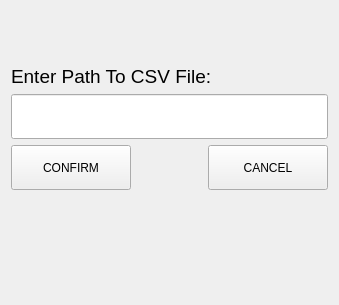
              <widget class="QWidget" name="page_import">
               <layout class="QGridLayout" name="gridLayout_13">
                <property name="leftMargin">
                 <number>11</number>
                </property>
                <property name="topMargin">
                 <number>65</number>
                </property>
                <property name="rightMargin">
                 <number>11</number>
                </property>
                <property name="bottomMargin">
                 <number>115</number>
                </property>
                <property name="horizontalSpacing">
                 <number>77</number>
                </property>
                <item row="1" column="0" colspan="2">
                 <widget class="QLineEdit" name="txt_path">
                  <property name="minimumSize">
                   <size>
                    <width>0</width>
                    <height>45</height>
                   </size>
                  </property>
                 </widget>
                </item>
                <item row="2" column="0" alignment="Qt::AlignLeft">
                 <widget class="QPushButton" name="button_confirm_6">
                  <property name="minimumSize">
                   <size>
                    <width>120</width>
                    <height>45</height>
                   </size>
                  </property>
                  <property name="maximumSize">
                   <size>
                    <width>120</width>
                    <height>45</height>
                   </size>
                  </property>
                  <property name="text">
                   <string>CONFIRM</string>
                  </property>
                 </widget>
                </item>
                <item row="2" column="1" alignment="Qt::AlignRight">
                 <widget class="QPushButton" name="button_cancel_2">
                  <property name="minimumSize">
                   <size>
                    <width>120</width>
                    <height>45</height>
                   </size>
                  </property>
                  <property name="maximumSize">
                   <size>
                    <width>120</width>
                    <height>45</height>
                   </size>
                  </property>
                  <property name="text">
                   <string>CANCEL</string>
                  </property>
                 </widget>
                </item>
                <item row="0" column="0" colspan="2" alignment="Qt::AlignBottom">
                 <widget class="QLabel" name="lb_enterPath">
                  <property name="maximumSize">
                   <size>
                    <width>16777215</width>
                    <height>45</height>
                   </size>
                  </property>
                  <property name="font">
                   <font>
                    <pointsize>14</pointsize>
                   </font>
                  </property>
                  <property name="text">
                   <string>Enter Path To CSV File:</string>
                  </property>
                 </widget>
                </item>
               </layout>
              </widget>
